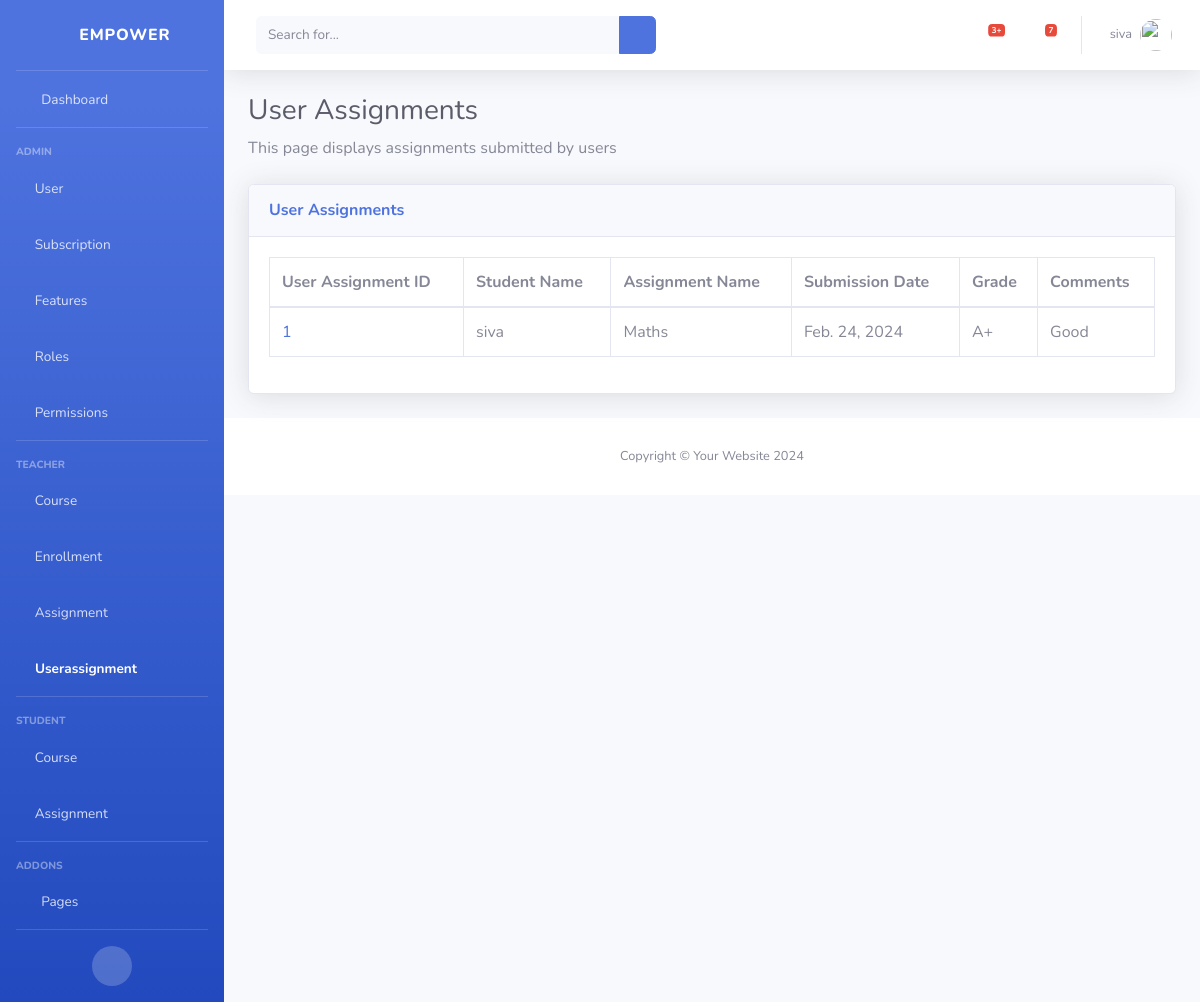
The app's page /userassignments/ (signed in), older data.
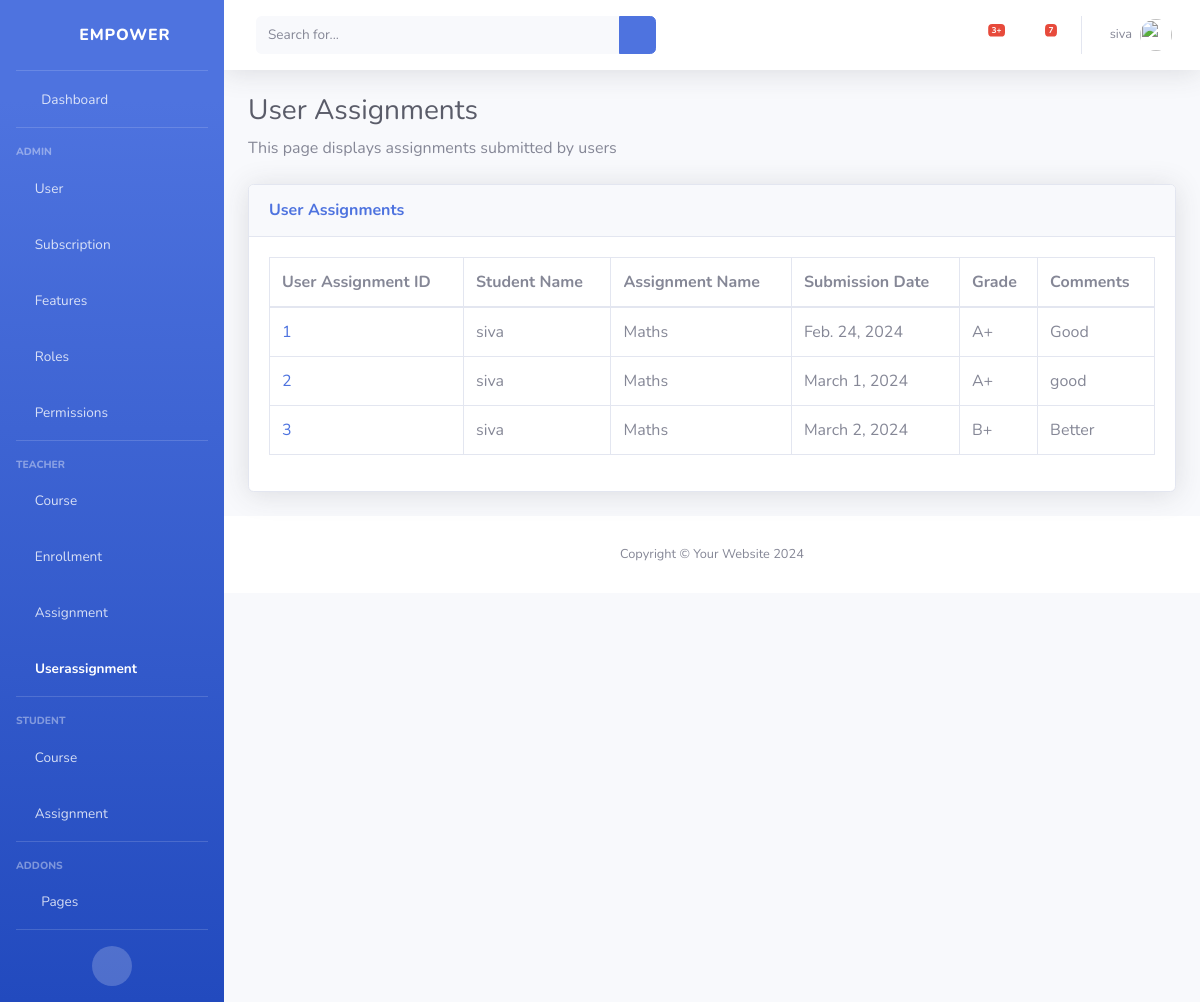
The same page, newer data.
### classRoom/models.py (models this page shows)
class UserAssignment(models.Model):
    id = models.AutoField(primary_key=True)
    user = models.ForeignKey(User, on_delete=models.CASCADE)
    assignment = models.ForeignKey(Assignment, on_delete=models.CASCADE)
    submission_date = models.DateField()
    grade = models.CharField(max_length=5)
    comments = models.TextField()

class User(models.Model):
    user = models.OneToOneField(AuthUser, on_delete=models.CASCADE)
    role = models.ForeignKey(Role, on_delete=models.CASCADE)

class Assignment(models.Model):
    id = models.AutoField(primary_key=True)
    course = models.ForeignKey(Course, on_delete=models.CASCADE)
    assignment_name = models.CharField(max_length=100)
    description = models.TextField()
    due_date = models.DateField()

### classRoom/views.py (the view)
# urls.py: path('userassignments/',view_userassignments,name="view_userassignments"),
@login_required
def view_userassignments(request):
    user_assignments = UserAssignment.objects.all()
    return render(request, 'userassignments/view_userassignments.html', {'user_assignments': user_assignments})

### classRoom/templates/userassignments/view_userassignments.html
{% extends 'base.html' %}
{% block content %}
    {% load static %}
    <h1 class="h3 mb-2 text-gray-800">User Assignments</h1>
    <p class="mb-4">This page displays assignments submitted by users</p>
    <div class="card shadow mb-4">
        <div class="card-header py-3">
            <h6 class="m-0 font-weight-bold text-primary">User Assignments</h6>
        </div>
        <div class="card-body">
            <div class="table-responsive">
                <table class="table table-bordered" id="dataTable" width="100%" cellspacing="0">
                    <thead>
                        <tr>
                            <th>User Assignment ID</th>
                            <th>Student Name</th>
                            <th>Assignment Name</th>
                            <th>Submission Date</th>
                            <th>Grade</th>
                            <th>Comments</th>
                        </tr>
                    </thead>
                    <tbody>
                        {% for user_assignment in user_assignments %}
                            <tr>
                                <td><a href="{% url 'view_userassignment' user_assignment.id %}">{{ user_assignment.id }}</a></td>
                                <td>{{ user_assignment.user.user.username }}</td>
                                <td>{{ user_assignment.assignment.assignment_name }}</td>
                                <td>{{ user_assignment.submission_date }}</td>
                                <td>{{ user_assignment.grade }}</td>
                                <td>{{ user_assignment.comments }}</td>
                            </tr>
                        {% endfor %}
                    </tbody>
                </table>
            </div>
        </div>
    </div>
{% endblock %}

Row changes from the older to the newer data that the page shows:
added UserAssignment: id "2", user.user.username "siva", assignment.assignment_name "Maths", submission_date "March 1, 2024", grade "A+", comments "good"
added UserAssignment: id "3", user.user.username "siva", assignment.assignment_name "Maths", submission_date "March 2, 2024", grade "B+", comments "Better"
